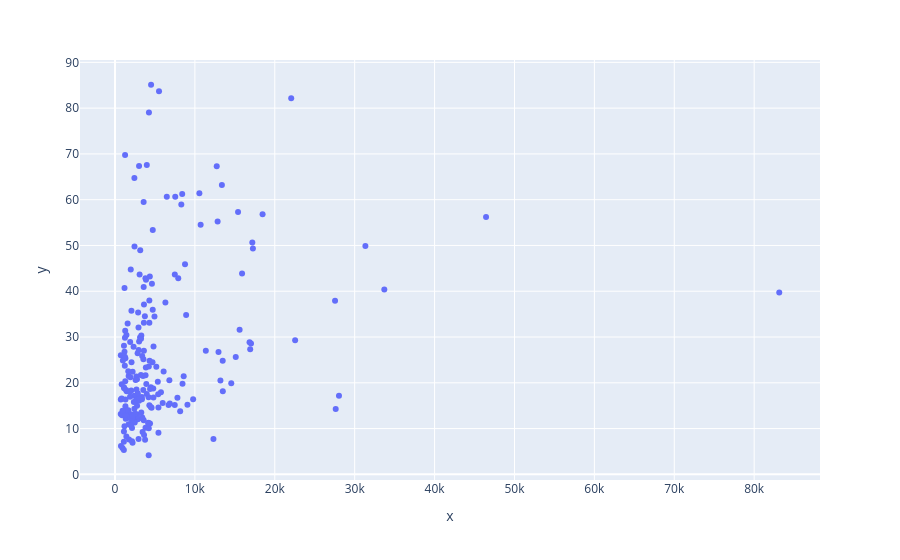

Notebook code for this chart:
### Markdown cell above
| Vtuber | Statistics | Description |
| --- | --- | --- |
| mad_demian | 3855/4519 85% | в хиатусе |
| bready_xo | 4625/5512 83% | в хиатусе |
| natakodo | 18171/22059 82% | в хиатусе |
| lastglance_ | 3371/4250 79% | в хиатусе |
| gishichi | 886/1264 70% | англо витубер??? |
| kashtan_mp4 | 2030/2982 68% | Ich weiß nicht |
| nyapuru | 8657/12733 67% | мужыыыыык |
| mukubae | 1613/2429 66% | в хиатусе |
| boopa | 8545/13370 63% | Ich weiß nicht |
| linamyth | 4732/7542 62% | в хиатусе |
| ananastya_nastya | 6511/10562 61% | Лига легендер |
| amikirisan | 5176/8408 61% | Ich weiß nicht |
| piwochan | 3942/6485 60% | Ich weiß nicht |
| naxajlka | 2142/3588 59% | Ich weiß nicht |
| lightfoxmanga | 4903/8276 59% | мужыыыыык |
| quinella_admin | 8864/15398 57% | Ich weiß nicht |
| vernirra | 10568/18474 57% | Ich weiß nicht |
| planyach | 26256/46423 56% | Ich weiß nicht |
| nekisekai | 7131/12849 55% | Ich weiß nicht |
| nnstreamercha | 2546/4724 53% | мужыыыыык |
| mamilokuchii | 8751/17174 50% | Лигалегендер, любимый у дедпи |
| yumekomoore | 15773/31344 50% | Ich weiß nicht |

### Code cell
import plotly.express as px
import pandas as pd

uniqueness_data = np.array(list(vtuber_unique_followers_counter.items()))
follower_counts_data = np.array([len(data[vtuber]) for vtuber in uniqueness_data[:, 0]])
unique_followers_count_data = uniqueness_data[:, 1].astype("int")
unique_followers_count_percentage_data = unique_followers_count_data * 100 / follower_counts_data
df = pd.DataFrame({
    "x": follower_counts_data,
    "y": unique_followers_count_percentage_data,
    "vtuber": uniqueness_data[:, 0]
})
fig = px.scatter(df, x="x", y="y", hover_name="vtuber")
fig.show()

### Figure 1 — Plotly figure (JSON) as saved in the notebook; plotly's stock layout.template omitted (floating-point values rounded to 4 significant figures; data arrays with more than 128 entries replaced by an {"elided": "..."} marker saying what was removed)
{"data": [{"hovertemplate": "<b>%{hovertext}</b><br><br>x=%{x}<br>y=%{y}<extra></extra>", "hovertext": {"elided": "216 str values"}, "legendgroup": "", "marker": {"color": "#636efa", "symbol": "circle"}, "mode": "markers", "name": "", "orientation": "v", "showlegend": false, "type": "scatter", "x": {"elided": "216 int values"}, "xaxis": "x", "y": {"elided": "216 float values"}, "yaxis": "y"}], "layout": {"legend": {"tracegroupgap": 0}, "margin": {"t": 60}, "xaxis": {"anchor": "y", "domain": [0, 1], "title": {"text": "x"}}, "yaxis": {"anchor": "x", "domain": [0, 1], "title": {"text": "y"}}}}
